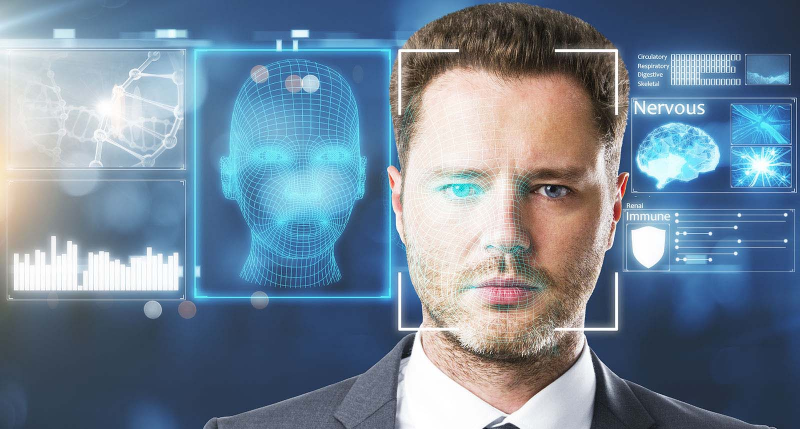
%> input picture Src/bg.jpg, 1600 x 858 px (shown at 1/2 size); its folder holds only this picture in this run
$ octave img_preprocessing.m   (GNU Octave 9; MATLAB toolbox functions it lacks are replaced by stand-ins)
%> lines starting %> are read from the running program, lines starting %| are printed output that depends on the picture
 contents = dir('*.jpg');
 for k = 1:numel(contents)
  filename   = contents(k).name;
  rgbImg     = imread(filename);
%> rgbImg is the input picture: size 858x1600x3 uint8; mean R, G, B 113.2, 132.5, 151.2
  image=(rgbImg);
    FaceDetect = vision.CascadeObjectDetector;
    FaceDetect.MergeThreshold = 7 ;
    BB = step(FaceDetect, image);
%> BB = [771 190 488 488]
    imshow(image);
    for i = 1 : size(BB,1)
        rectangle('Position', BB(i,:), 'LineWidth', 3, 'LineStyle', '-', 'EdgeColor', 'r');
    end
%> this loop made 1 pass
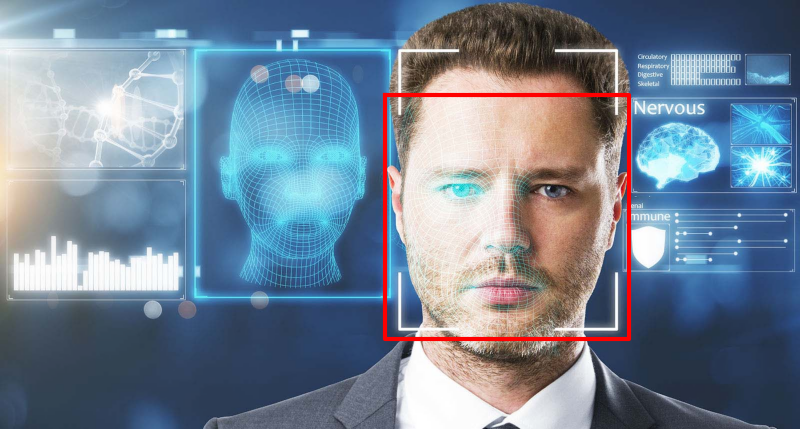
%> figure redrawn from the program's plot data; shown at 1/2 size
    for i = 1 : size(BB, 1)
        data_crop = imcrop(image, BB(i, :));
    end
%> this loop made 1 pass
%> pass 1, `data_crop = imcrop(image, BB(i, :));`:
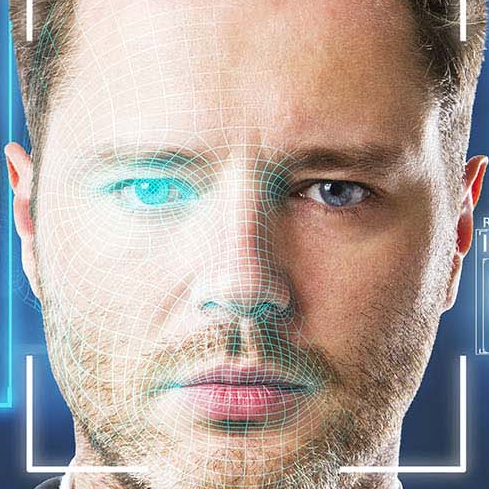
%> data_crop: size 489x489x3 uint8; mean R, G, B 177.3, 164.6, 158.3
  gsImg      = rgb2gray(data_crop);
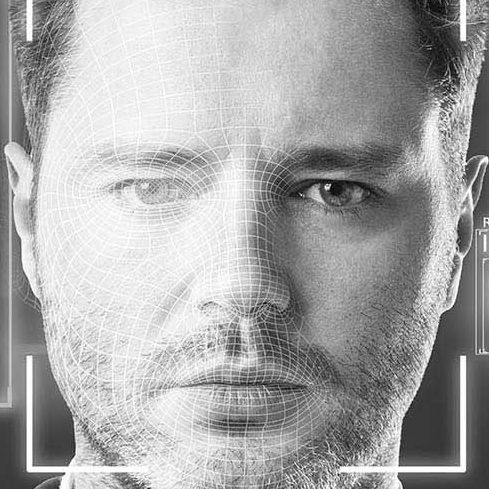
%> gsImg: size 489x489 uint8; min 1, max 255, mean 167.7
  y          = imresize(gsImg,[390 390]);
  [~,name,~] = fileparts(filename);
  gsFilename = sprintf('%s.jpg', name);
  imwrite(y,gsFilename);
end
